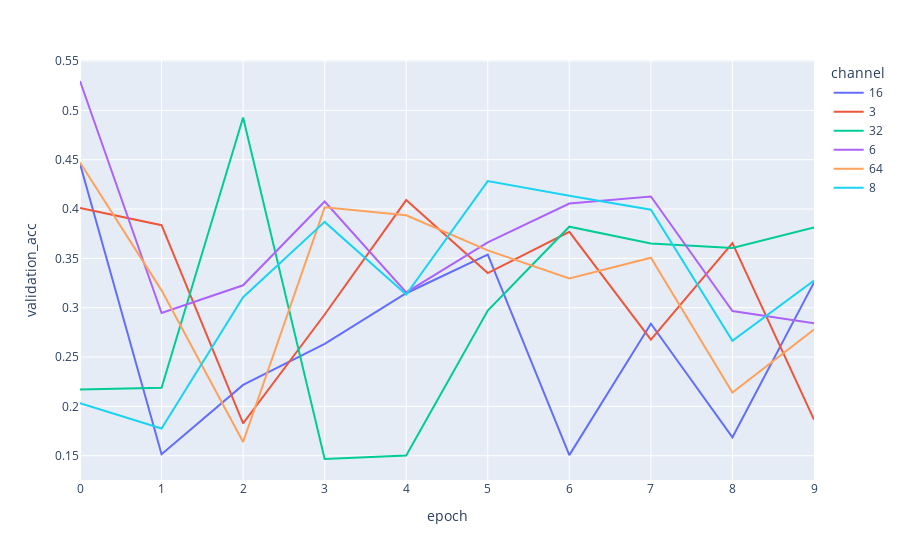

Notebook source saved alongside this figure:
### Code cell
fig = plx.line(df_results2, x="epoch", y="validation_acc", color="channel")
fig.write_image('Visualization/channel_validation_acc.png')
fig.show()

### Figure 1 — Plotly figure (JSON) as saved in the notebook; plotly's stock layout.template omitted (floating-point values rounded to 4 significant figures)
{"data": [{"hovertemplate": "channel=16<br>epoch=%{x}<br>validation_acc=%{y}<extra></extra>", "legendgroup": "16", "line": {"color": "#636efa", "dash": "solid"}, "marker": {"symbol": "circle"}, "mode": "lines", "name": "16", "orientation": "v", "showlegend": true, "type": "scatter", "x": [0, 1, 2, 3, 4, 5, 6, 7, 8, 9], "xaxis": "x", "y": [0.4459, 0.1516, 0.2217, 0.2634, 0.3147, 0.3538, 0.1506, 0.2838, 0.1687, 0.3256], "yaxis": "y"}, {"hovertemplate": "channel=3<br>epoch=%{x}<br>validation_acc=%{y}<extra></extra>", "legendgroup": "3", "line": {"color": "#EF553B", "dash": "solid"}, "marker": {"symbol": "circle"}, "mode": "lines", "name": "3", "orientation": "v", "showlegend": true, "type": "scatter", "x": [0, 1, 2, 3, 4, 5, 6, 7, 8, 9], "xaxis": "x", "y": [0.401, 0.3836, 0.1828, 0.2931, 0.4091, 0.3351, 0.377, 0.2676, 0.3655, 0.1866], "yaxis": "y"}, {"hovertemplate": "channel=32<br>epoch=%{x}<br>validation_acc=%{y}<extra></extra>", "legendgroup": "32", "line": {"color": "#00cc96", "dash": "solid"}, "marker": {"symbol": "circle"}, "mode": "lines", "name": "32", "orientation": "v", "showlegend": true, "type": "scatter", "x": [0, 1, 2, 3, 4, 5, 6, 7, 8, 9], "xaxis": "x", "y": [0.2171, 0.2188, 0.4928, 0.1467, 0.1502, 0.2971, 0.3821, 0.3651, 0.3606, 0.3814], "yaxis": "y"}, {"hovertemplate": "channel=6<br>epoch=%{x}<br>validation_acc=%{y}<extra></extra>", "legendgroup": "6", "line": {"color": "#ab63fa", "dash": "solid"}, "marker": {"symbol": "circle"}, "mode": "lines", "name": "6", "orientation": "v", "showlegend": true, "type": "scatter", "x": [0, 1, 2, 3, 4, 5, 6, 7, 8, 9], "xaxis": "x", "y": [0.5298, 0.2947, 0.3227, 0.4077, 0.3155, 0.3663, 0.4056, 0.4127, 0.2966, 0.2842], "yaxis": "y"}, {"hovertemplate": "channel=64<br>epoch=%{x}<br>validation_acc=%{y}<extra></extra>", "legendgroup": "64", "line": {"color": "#FFA15A", "dash": "solid"}, "marker": {"symbol": "circle"}, "mode": "lines", "name": "64", "orientation": "v", "showlegend": true, "type": "scatter", "x": [0, 1, 2, 3, 4, 5, 6, 7, 8, 9], "xaxis": "x", "y": [0.4472, 0.3176, 0.1639, 0.4017, 0.3936, 0.3581, 0.3295, 0.3506, 0.2141, 0.2779], "yaxis": "y"}, {"hovertemplate": "channel=8<br>epoch=%{x}<br>validation_acc=%{y}<extra></extra>", "legendgroup": "8", "line": {"color": "#19d3f3", "dash": "solid"}, "marker": {"symbol": "circle"}, "mode": "lines", "name": "8", "orientation": "v", "showlegend": true, "type": "scatter", "x": [0, 1, 2, 3, 4, 5, 6, 7, 8, 9], "xaxis": "x", "y": [0.2033, 0.1775, 0.3106, 0.387, 0.3134, 0.4284, 0.4135, 0.3994, 0.2665, 0.3275], "yaxis": "y"}], "layout": {"legend": {"title": {"text": "channel"}, "tracegroupgap": 0}, "margin": {"t": 60}, "xaxis": {"anchor": "y", "domain": [0, 1], "title": {"text": "epoch"}}, "yaxis": {"anchor": "x", "domain": [0, 1], "title": {"text": "validation_acc"}}}}
